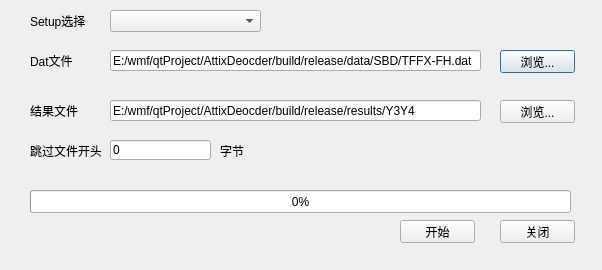
<?xml version="1.0" encoding="UTF-8"?>
<ui version="4.0">
 <class>ParseDatFileDialog</class>
 <widget class="QDialog" name="ParseDatFileDialog">
  <property name="geometry">
   <rect>
    <x>0</x>
    <y>0</y>
    <width>602</width>
    <height>270</height>
   </rect>
  </property>
  <property name="windowTitle">
   <string>事后处理</string>
  </property>
  <property name="modal">
   <bool>true</bool>
  </property>
  <widget class="QComboBox" name="comboBoxSetups">
   <property name="geometry">
    <rect>
     <x>110</x>
     <y>10</y>
     <width>151</width>
     <height>22</height>
    </rect>
   </property>
  </widget>
  <widget class="QLabel" name="label">
   <property name="geometry">
    <rect>
     <x>30</x>
     <y>10</y>
     <width>61</width>
     <height>21</height>
    </rect>
   </property>
   <property name="text">
    <string>Setup选择</string>
   </property>
  </widget>
  <widget class="QLineEdit" name="lineEditDatFilePath">
   <property name="geometry">
    <rect>
     <x>110</x>
     <y>50</y>
     <width>371</width>
     <height>21</height>
    </rect>
   </property>
   <property name="text">
    <string>E:/wmf/qtProject/AttixDeocder/build/release/data/SBD/TFFX-FH.dat</string>
   </property>
  </widget>
  <widget class="QPushButton" name="pushButtonBrowserDatFilePath">
   <property name="geometry">
    <rect>
     <x>500</x>
     <y>50</y>
     <width>75</width>
     <height>23</height>
    </rect>
   </property>
   <property name="text">
    <string>浏览...</string>
   </property>
  </widget>
  <widget class="QLabel" name="label_2">
   <property name="geometry">
    <rect>
     <x>30</x>
     <y>50</y>
     <width>61</width>
     <height>21</height>
    </rect>
   </property>
   <property name="text">
    <string>Dat文件</string>
   </property>
  </widget>
  <widget class="QLabel" name="label_3">
   <property name="geometry">
    <rect>
     <x>30</x>
     <y>140</y>
     <width>71</width>
     <height>21</height>
    </rect>
   </property>
   <property name="text">
    <string>跳过文件开头</string>
   </property>
  </widget>
  <widget class="QLabel" name="label_4">
   <property name="geometry">
    <rect>
     <x>220</x>
     <y>140</y>
     <width>71</width>
     <height>21</height>
    </rect>
   </property>
   <property name="text">
    <string>字节</string>
   </property>
  </widget>
  <widget class="QPushButton" name="pushButtonStart">
   <property name="geometry">
    <rect>
     <x>400</x>
     <y>220</y>
     <width>75</width>
     <height>23</height>
    </rect>
   </property>
   <property name="text">
    <string>开始</string>
   </property>
  </widget>
  <widget class="QPushButton" name="pushButtonClose">
   <property name="geometry">
    <rect>
     <x>500</x>
     <y>220</y>
     <width>75</width>
     <height>23</height>
    </rect>
   </property>
   <property name="text">
    <string>关闭</string>
   </property>
  </widget>
  <widget class="QProgressBar" name="progressBar">
   <property name="geometry">
    <rect>
     <x>30</x>
     <y>190</y>
     <width>541</width>
     <height>23</height>
    </rect>
   </property>
   <property name="value">
    <number>0</number>
   </property>
  </widget>
  <widget class="QLabel" name="label_5">
   <property name="geometry">
    <rect>
     <x>30</x>
     <y>100</y>
     <width>61</width>
     <height>21</height>
    </rect>
   </property>
   <property name="text">
    <string>结果文件</string>
   </property>
  </widget>
  <widget class="QPushButton" name="pushButtonBrowserResultFilePath">
   <property name="geometry">
    <rect>
     <x>500</x>
     <y>100</y>
     <width>75</width>
     <height>23</height>
    </rect>
   </property>
   <property name="text">
    <string>浏览...</string>
   </property>
  </widget>
  <widget class="QLineEdit" name="lineEditResultFilePath">
   <property name="geometry">
    <rect>
     <x>110</x>
     <y>100</y>
     <width>371</width>
     <height>21</height>
    </rect>
   </property>
   <property name="text">
    <string>E:/wmf/qtProject/AttixDeocder/build/release/results/Y3Y4</string>
   </property>
  </widget>
  <widget class="QLineEdit" name="lineEditSkipHeadBytes">
   <property name="geometry">
    <rect>
     <x>110</x>
     <y>140</y>
     <width>101</width>
     <height>20</height>
    </rect>
   </property>
   <property name="text">
    <string>0</string>
   </property>
  </widget>
 </widget>
 <resources/>
 <connections/>
</ui>
